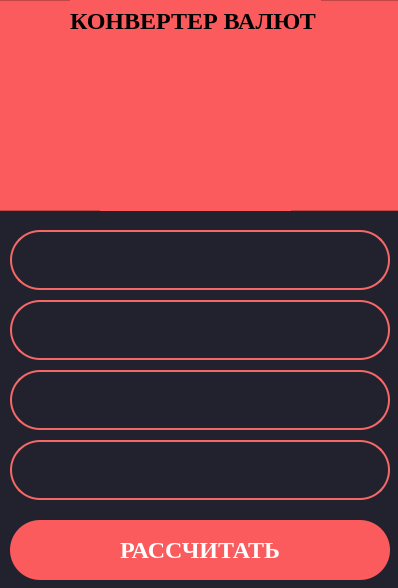
<?xml version="1.0" encoding="UTF-8"?>
<ui version="4.0">
 <class>MainWindow</class>
 <widget class="QMainWindow" name="MainWindow">
  <property name="geometry">
   <rect>
    <x>0</x>
    <y>0</y>
    <width>398</width>
    <height>588</height>
   </rect>
  </property>
  <property name="windowTitle">
   <string>MainWindow</string>
  </property>
  <widget class="QWidget" name="centralwidget">
   <property name="styleSheet">
    <string notr="true">background-color: #22222e
</string>
   </property>
   <widget class="QFrame" name="frame">
    <property name="geometry">
     <rect>
      <x>-10</x>
      <y>0</y>
      <width>411</width>
      <height>211</height>
     </rect>
    </property>
    <property name="styleSheet">
     <string notr="true">background-color: #fb5b5d
</string>
    </property>
    <property name="frameShape">
     <enum>QFrame::StyledPanel</enum>
    </property>
    <property name="frameShadow">
     <enum>QFrame::Raised</enum>
    </property>
    <widget class="QLabel" name="label">
     <property name="geometry">
      <rect>
       <x>80</x>
       <y>0</y>
       <width>251</width>
       <height>41</height>
      </rect>
     </property>
     <property name="font">
      <font>
       <family>Times New Roman</family>
       <pointsize>18</pointsize>
       <weight>75</weight>
       <bold>true</bold>
      </font>
     </property>
     <property name="text">
      <string>КОНВЕРТЕР ВАЛЮТ</string>
     </property>
    </widget>
    <widget class="QLabel" name="label_2">
     <property name="geometry">
      <rect>
       <x>110</x>
       <y>40</y>
       <width>191</width>
       <height>171</height>
      </rect>
     </property>
     <property name="text">
      <string/>
     </property>
     <property name="pixmap">
      <pixmap>../../Users/Tigrov/Downloads/exchanging.png</pixmap>
     </property>
    </widget>
   </widget>
   <widget class="QLineEdit" name="input_currency">
    <property name="geometry">
     <rect>
      <x>10</x>
      <y>230</y>
      <width>380</width>
      <height>60</height>
     </rect>
    </property>
    <property name="font">
     <font>
      <family>Franklin Gothic Medium</family>
      <pointsize>20</pointsize>
     </font>
    </property>
    <property name="styleSheet">
     <string notr="true">background-color: #22222e;
border: 2px solid #f66867;
border-radius: 30;
color: white;</string>
    </property>
    <property name="text">
     <string/>
    </property>
    <property name="alignment">
     <set>Qt::AlignCenter</set>
    </property>
   </widget>
   <widget class="QPushButton" name="pushButton">
    <property name="geometry">
     <rect>
      <x>10</x>
      <y>520</y>
      <width>380</width>
      <height>60</height>
     </rect>
    </property>
    <property name="font">
     <font>
      <family>Times New Roman</family>
      <pointsize>18</pointsize>
      <weight>75</weight>
      <bold>true</bold>
     </font>
    </property>
    <property name="styleSheet">
     <string notr="true">QPushButton {
	color: white;
	background-color: #fb5b5d;
	border-radius: 30;
}

QPushButton: pressed {
	background-color: #fa4244
}</string>
    </property>
    <property name="text">
     <string>РАССЧИТАТЬ</string>
    </property>
   </widget>
   <widget class="QLineEdit" name="input_amount">
    <property name="geometry">
     <rect>
      <x>10</x>
      <y>300</y>
      <width>380</width>
      <height>60</height>
     </rect>
    </property>
    <property name="font">
     <font>
      <family>Franklin Gothic Medium</family>
      <pointsize>20</pointsize>
     </font>
    </property>
    <property name="styleSheet">
     <string notr="true">background-color: #22222e;
border: 2px solid #f66867;
border-radius: 30;
color: white;</string>
    </property>
    <property name="text">
     <string/>
    </property>
    <property name="alignment">
     <set>Qt::AlignCenter</set>
    </property>
   </widget>
   <widget class="QLineEdit" name="output_currency">
    <property name="geometry">
     <rect>
      <x>10</x>
      <y>440</y>
      <width>380</width>
      <height>60</height>
     </rect>
    </property>
    <property name="font">
     <font>
      <family>Franklin Gothic Medium</family>
      <pointsize>20</pointsize>
     </font>
    </property>
    <property name="styleSheet">
     <string notr="true">background-color: #22222e;
border: 2px solid #f66867;
border-radius: 30;
color: white;</string>
    </property>
    <property name="text">
     <string/>
    </property>
    <property name="alignment">
     <set>Qt::AlignCenter</set>
    </property>
   </widget>
   <widget class="QLineEdit" name="output_amount">
    <property name="geometry">
     <rect>
      <x>10</x>
      <y>370</y>
      <width>380</width>
      <height>60</height>
     </rect>
    </property>
    <property name="font">
     <font>
      <family>Franklin Gothic Medium</family>
      <pointsize>20</pointsize>
     </font>
    </property>
    <property name="styleSheet">
     <string notr="true">background-color: #22222e;
border: 2px solid #f66867;
border-radius: 30;
color: white;</string>
    </property>
    <property name="text">
     <string/>
    </property>
    <property name="alignment">
     <set>Qt::AlignCenter</set>
    </property>
   </widget>
  </widget>
 </widget>
 <resources/>
 <connections/>
</ui>
